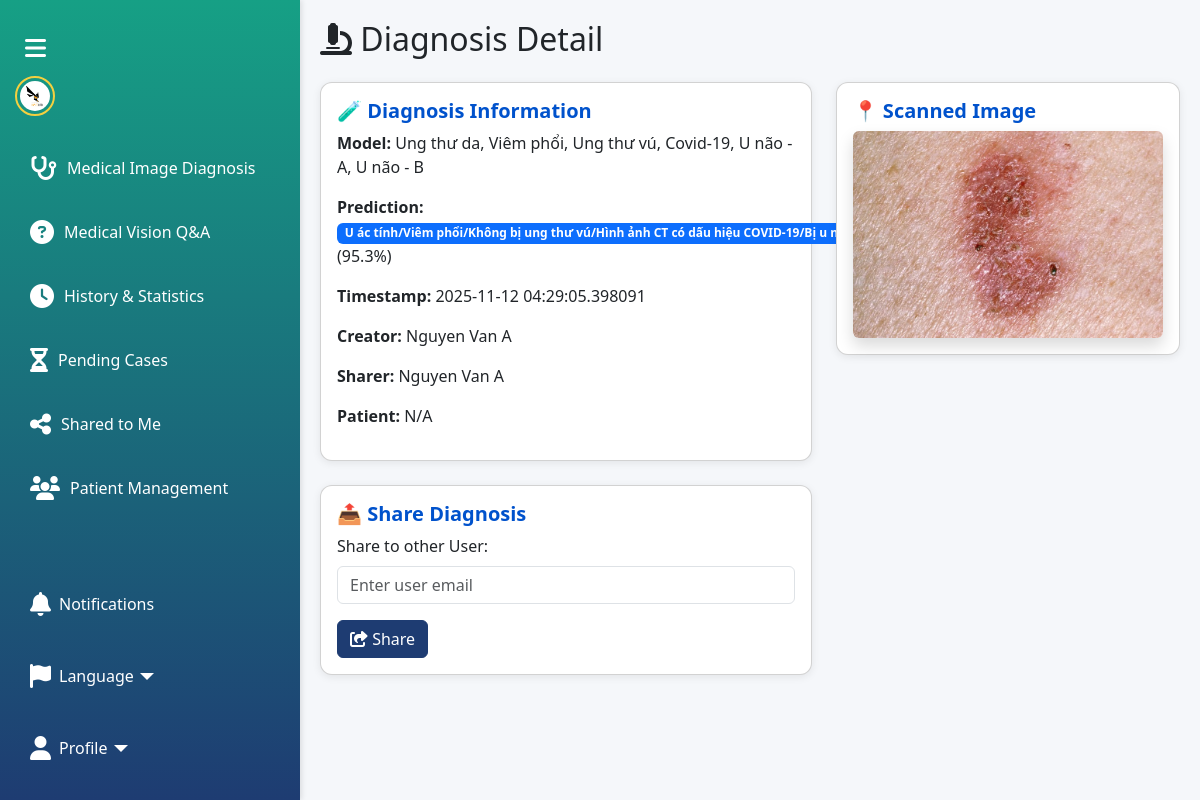
The page /diagnosis_detail?id=3 (signed in) on the database its author committed.
### tables this page shows
CREATE TABLE diagnoses
                 (id INTEGER PRIMARY KEY AUTOINCREMENT,
                  user_id INTEGER,
                  patient_id INTEGER,
                  model TEXT,
                  image_filename TEXT,
                  prediction TEXT,
                  probability REAL,
                  share_to TEXT,
                  accept_share INTEGER,
                  sharer INTEGER,
                  timestamp DATETIME,
                  FOREIGN KEY (user_id) REFERENCES users(id));

CREATE TABLE users
                 (id INTEGER PRIMARY KEY AUTOINCREMENT,
                  full_name TEXT NOT NULL,
                  email TEXT UNIQUE NOT NULL,
                  phone TEXT,
                  profile_pic TEXT,
                  role TEXT,
                  password_hash TEXT NOT NULL);

### app.py (the view)
@app.route("/diagnosis_detail")
@limiter.limit("10 per minute")
def diagnosis_detail():
    diag_id = request.args.get("id")
    if not diag_id:
        return "Missing id", 400
    if ('user_id' not in session) or ('user_role' not in session):
        flash("Vui lòng đăng nhập", "danger")
        return redirect(url_for('index'))
    conn = get_db_conn()
    row = conn.execute("SELECT id, user_id, patient_id, model, image_filename, prediction, probability, timestamp, share_to, sharer FROM diagnoses WHERE id = ?", (diag_id,)).fetchone()
    user_row = conn.execute("SELECT email FROM users WHERE id = ?", (session['user_id'],)).fetchone()
    conn.close()
    if not row:
        return "Diagnosis not found", 404
    if user_row:
        user_email = user_row["email"]
    else:
        flash("Không tìm thấy người dùng với id này!", "danger")
        return redirect(request.referrer)
    if row[1] != session['user_id'] and row[8] != user_email:
        return redirect(url_for('shared_to_me'))
    showUpdate = False
    if row[1] == session['user_id']:
        showUpdate = True
    conn = get_db_conn()
    creator = conn.execute("SELECT full_name from users WHERE id = ?", (row[1],)).fetchone()
    sharer = conn.execute("SELECT full_name from users WHERE id = ?", (row[9],)).fetchone()
    patient = conn.execute("SELECT name from patients WHERE id = ?", (row[2],)).fetchone()
    conn.close()
    if not creator:
        creator = ["N/A"]
    if not sharer:
        sharer = ["N/A"]
    if not patient:
        patient = ["N/A"]
    model_map = {
        "skin_cancer_vit": "Ung thư da",
        "pneumonia_vit": "Viêm phổi",
        "covid19_vit": "Covid-19",
        "breast_cancer_vit": "Ung thư vú",
        "brain_tumor_vit": "U não - A",
        "brain_tumor_resnet": "U não - B"
    }
    model = ", ".join(model_map.get(m.strip(), m.strip()) for m in row[3].split(","))
    diagnosis = {
        "id": row[0],
        "creator": creator[0],
        "patient_id": row[2],
        "model": model,
        "image_filename": row[4],
        "prediction": row[5],
        "probability": row[6],
        "timestamp": row[7],
        "share_to": row[8],
        "sharer": sharer[0],
        "patient": patient[0]
    }
    return render_template("diagnosis_detail.html", notifications=g.notifications, showUpdate=showUpdate, isDoctor=True, show_patient_management=True, diagnosis=diagnosis)

### app.py (called while the page is built)
def get_db_conn():
    conn = sqlite3.connect(DB_FILE)
    conn.row_factory = sqlite3.Row
    return conn

### templates/diagnosis_detail.html (shortened to what this page needs)
<!DOCTYPE html>
<html lang="en">
<head>
  <link href="https://cdn.jsdelivr.net/npm/bootstrap@5.3.2/dist/css/bootstrap.min.css" rel="stylesheet">
  <link rel="stylesheet" href="https://cdnjs.cloudflare.com/ajax/libs/font-awesome/6.4.2/css/all.min.css">
  <link rel="stylesheet" href="{{ url_for('static', filename='sidebar.css') }}">
</head>
<body class="sidebar-collapsed">
  {% include 'sidebar.html' %}
  <div class="content">
    <h2 class="mb-4"><i class="fa-solid fa-microscope"></i> Diagnosis Detail</h2>
    <div class="row">
      <div class="col-md-7">
        <div class="card p-3 mb-4">
          <h5 class="card-title">🧪 Diagnosis Information</h5>
          <p><strong>Model:</strong> {{ diagnosis.model }}</p>
          <p><strong>Prediction:</strong>
            <span class="badge bg-primary">{{ diagnosis.prediction }}</span>
            ({{ (diagnosis.probability * 100) | round(2) }}%)
          </p>
          <p><strong>Timestamp:</strong> {{ diagnosis.timestamp }}</p>
          <p><strong>Creator:</strong> {{ diagnosis.creator }}</p>
          <p><strong>Sharer:</strong> {{ diagnosis.sharer }}</p>
          <p><strong>Patient:</strong> {{ diagnosis.patient }}</p>
        </div>
        <div class="card p-3">
          <h5 class="card-title">📤 Share Diagnosis</h5>
          <form action="/share_diagnosis" method="POST">
            <label class="form-label">Share to other User:</label>
            <input type="text" class="form-control" name="user_id" required placeholder="Enter user email">
            <button class="btn btn-primary mt-3"><i class="fa-solid fa-share-from-square"></i> Share</button>
          </form>
        </div>
      </div>
      <div class="col-md-5">
        <div class="card p-3">
          <h5 class="card-title">📍 Scanned Image</h5>
          <img src="{{ url_for('static', filename='uploads/' ~ diagnosis.image_filename) }}"
               alt="Diagnosis Image" class="img-fluid rounded shadow">
        </div>
      </div>
    </div>
  </div>
</body>
</html>

### templates/sidebar.html (shortened to what this page needs)
<div class="sidebar" id="sidebar">
  <div class="toggle-btn" id="toggleSidebar">
    <i class="fas fa-bars"></i>
  </div>
  <a href="/">
    <img src="/static/logo.png" alt="Logo" class="logo">
  </a>
  <div class="menu-section">
    <a class="nav-link" href="/diagnose" data-page="diagnose">
      <i class="fas fa-stethoscope"></i>
      <span class="nav-text">Medical Image Diagnosis</span>
    </a>
    <a class="nav-link" href="/vision-qa" data-page="vision-qa">
      <i class="fas fa-circle-question"></i>
      <span class="nav-text">Medical Vision Q&A</span>
    </a>
    <a class="nav-link" href="/history" data-page="history">
      <i class="fas fa-clock"></i>
      <span class="nav-text">History & Statistics</span>
    </a>
    {% if isDoctor %}
    <a class="nav-link" href="/pending-cases" data-page="pending-cases">
      <i class="fas fa-hourglass-half"></i>
      <span class="nav-text">Pending Cases</span>
    </a>
    {% endif %}
    <a class="nav-link" href="/shared-to-me" data-page="shared-to-me">
      <i class="fas fa-share-nodes"></i>
      <span class="nav-text">Shared to Me</span>
    </a>
    {% if show_patient_management %}
    <a class="nav-link" href="/patient-management" data-page="patient-management">
      <i class="fas fa-users"></i>
      <span class="nav-text">Patient Management</span>
    </a>
    {% endif %}
  </div>
  <div class="menu-section menu-bottom">
    <a class="nav-link position-relative" href="#" data-bs-toggle="modal" data-bs-target="#notificationsModal">
      <i class="fas fa-bell"></i>
      <span class="nav-text ms-2">Notifications</span>
    </a>
    <div class="dropdown w-100 mt-2">
      <a class="dropdown-toggle d-flex align-items-center nav-link" href="#" id="langToggle" data-bs-toggle="dropdown" data-bs-display="static" aria-expanded="false">
        <i class="fas fa-flag"></i>
        <span class="nav-text ms-2">Language</span>
      </a>
    </div>
    <div class="dropdown w-100 mt-2">
      <a class="dropdown-toggle d-flex align-items-center nav-link" href="#" id="profileToggle" data-bs-toggle="dropdown" data-bs-display="static" aria-expanded="false">
        <i class="fas fa-user"></i>
        <span class="nav-text ms-2">Profile</span>
      </a>
    </div>
  </div>
</div>

### static/sidebar.css (style rules this page uses)
.sidebar { position: fixed; top: 0; left: 0; width: 60px; height: 100vh; background: linear-gradient(180deg, #9b59b6, #2c3e50); box-shadow: 2px 0 5px rgba(0,0,0,0.1); display: flex; flex-direction: column; align-items: center; padding-top: 20px; z-index: 1000; transition: width 0.3s ease; }
.sidebar.expanded { width: 300px; align-items: flex-start; padding-left: 15px; }
.sidebar .toggle-btn { color: #fff; font-size: 1.5rem; padding: 10px; cursor: pointer; }
.sidebar .logo { max-height: 40px; border-radius: 50%; border: 2px solid #f4d03f; padding: 3px; margin-bottom: 20px; }
.sidebar .menu-section { flex:1; display:flex; flex-direction:column; width:100%; }
.sidebar .menu-bottom { display:flex; flex-direction:column; justify-content:flex-end; padding-bottom:20px; }
.sidebar .nav-link { color: #fff; font-size: 1.5rem; padding: 15px; margin: 5px 0; display: flex; align-items: center; width: 100%; text-decoration: none; border-radius: 8px; }
.sidebar .nav-text { display: none; margin-left: 10px; font-size: 1rem; }
.sidebar.expanded .nav-text { display: inline; }
.content { margin-left: 60px; padding: 20px; transition: margin-left 0.3s ease; }
.sidebar.expanded ~ .content { margin-left: 300px; }

### templates/diagnosis_detail.html (style rules this page uses)
body { background: #f5f7fa; }
.card { border-radius: 12px; box-shadow: 0 2px 8px rgba(0,0,0,0.08); transition: transform 0.2s, box-shadow 0.2s; }
.card-title { font-weight: 600; color: #0052cc; }
.content { padding: 20px; transition: margin-left 0.3s; }
body.sidebar-expanded .content { margin-left: 300px; }

### templates/sidebar.html (style rules this page uses)
.sidebar { background: linear-gradient(180deg,#16a085,#1e3c72); }
.btn-primary { border-color: #1e3c72 !important; background: #1e3c72 !important; }

### rows shown on the page
diagnoses: prediction "U ác tính/Viêm phổi/Không bị ung thư vú/Hình ảnh CT có dấu hiệu COVID-19/Bị u não/U màng não/", (diagnosis.probability*100)|round(2) "95.3", timestamp "2025-11-12 04:29:05.398091", image_filename (picture)
users: creator "Nguyen Van A", sharer "Nguyen Van A"

### other values the page prints
{{ diagnosis.model }} "Ung thư da, Viêm phổi, Ung thư vú, Covid-19, U não - A, U não - B"
{{ diagnosis.patient }} "N/A"
